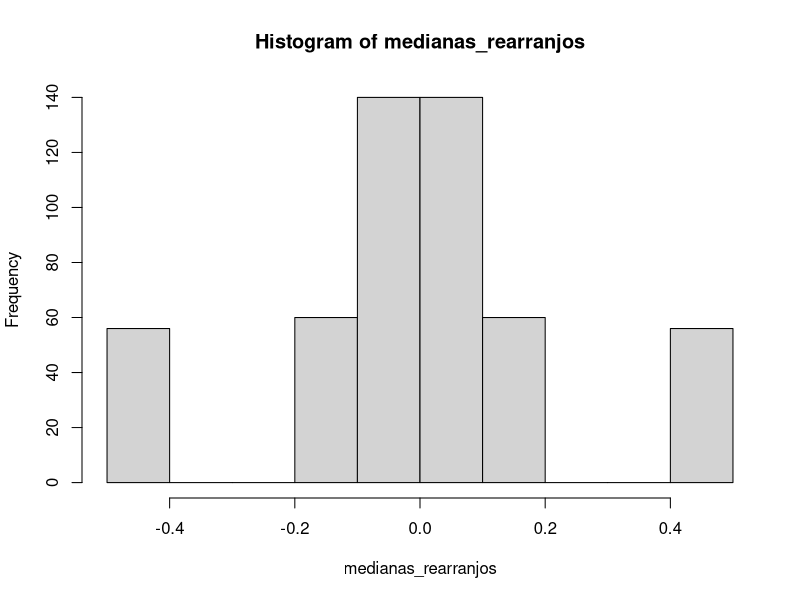

The R source for this figure:
x<-c(1.83,0.5,1.62,2.48,1.68,1.88,1.55,3.06,1.30)
y<-c(0.878,0.647,0.598,2.05,1.06,1.29,1.06,3.14,1.29)

dif<-y-x

estat_alt_1<-median(dif)
estat_alt_1

medianas_rearranjos<-NULL

for (i1 in c(1,-1)){
	for (i2 in c(1,-1)){
		for (i3 in c(1,-1)){
			for (i4 in c(1,-1)){
				for (i5 in c(1,-1)){	
					for (i6 in c(1,-1)){
						for (i7 in c(1,-1)){
							for (i8 in c(1,-1)){	
								for (i9 in c(1,-1)){
									medianas_rearranjos<-c(medianas_rearranjos,median(dif*c(i1,i2,i3,i4,i5,i6,i7,i8,i9)))}}}}}}}}}
hist(medianas_rearranjos)


quantile(medianas_rearranjos,0.05) # quantil da região crítica
valor_p_1<-sum(medianas_rearranjos<=estat_alt_1)/length(medianas_rearranjos) # valor-p
valor_p_1
